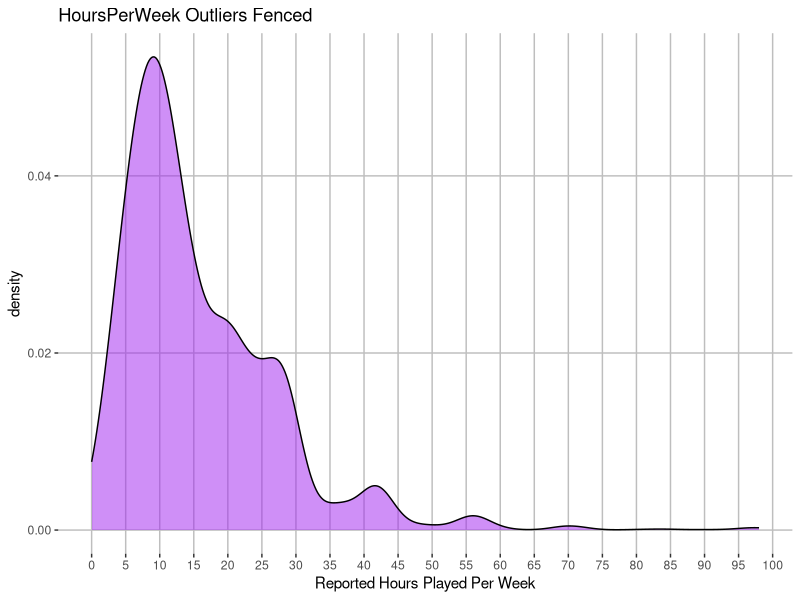
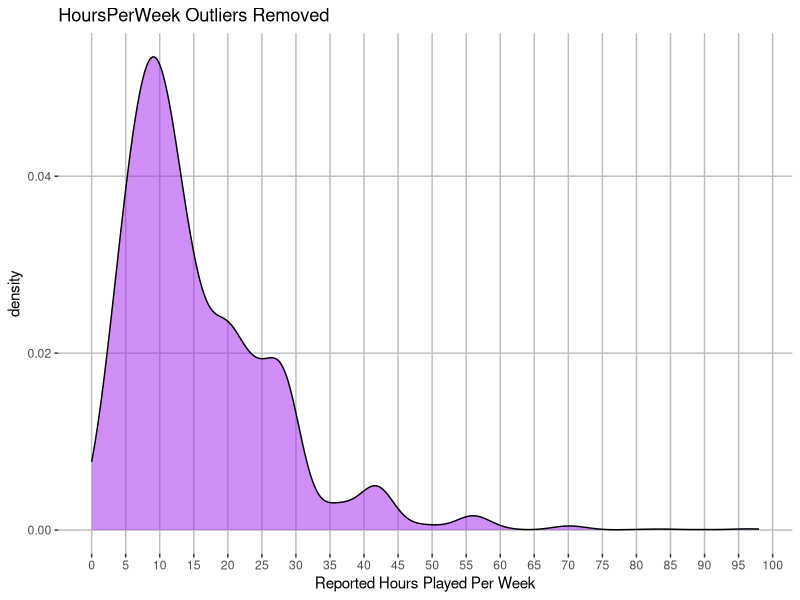
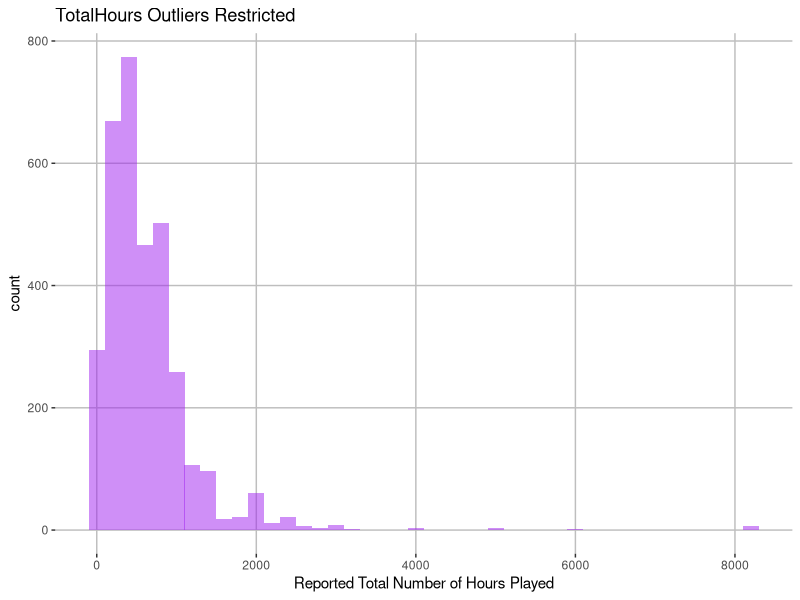
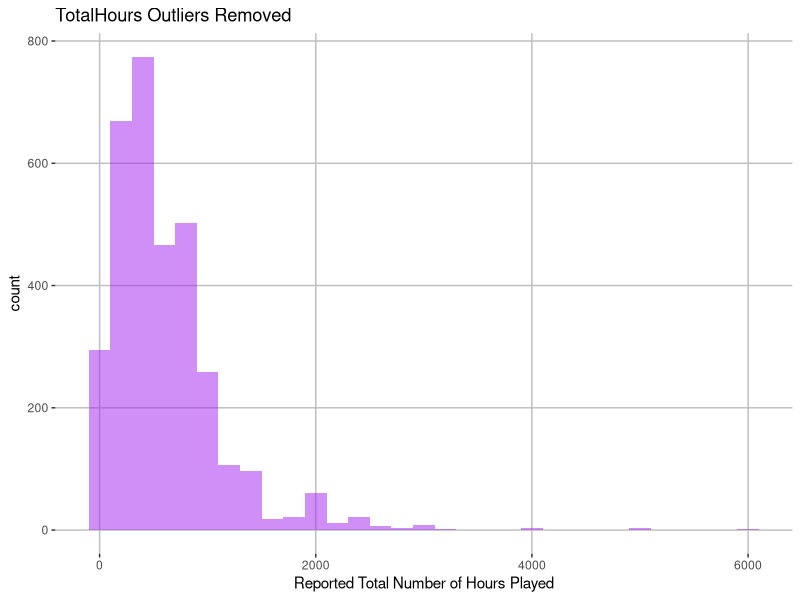
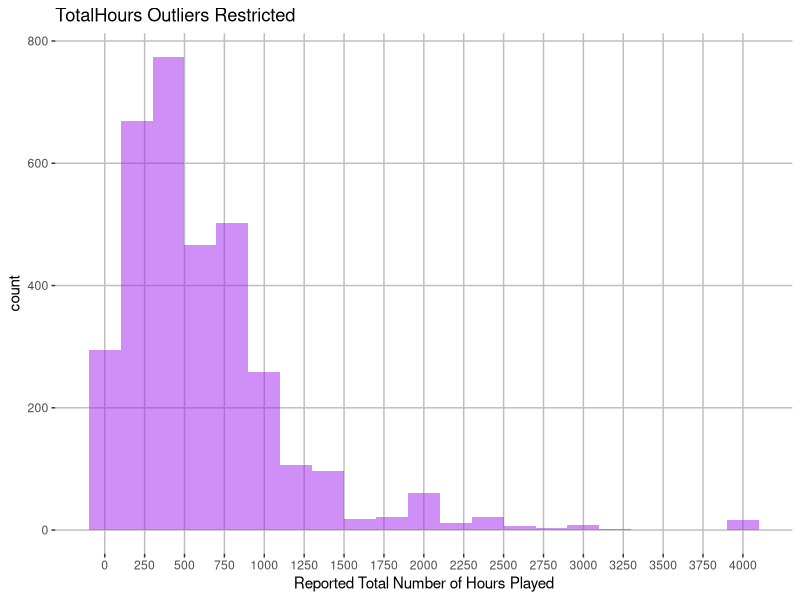
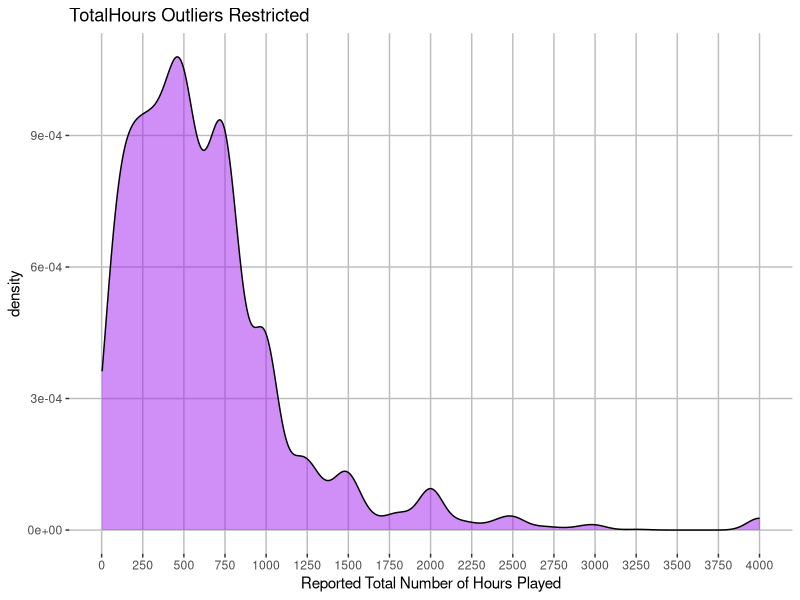
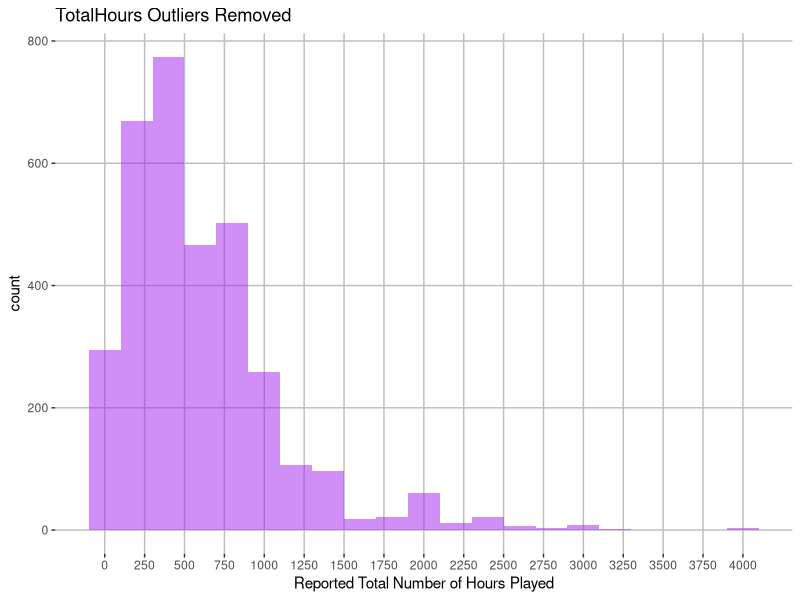
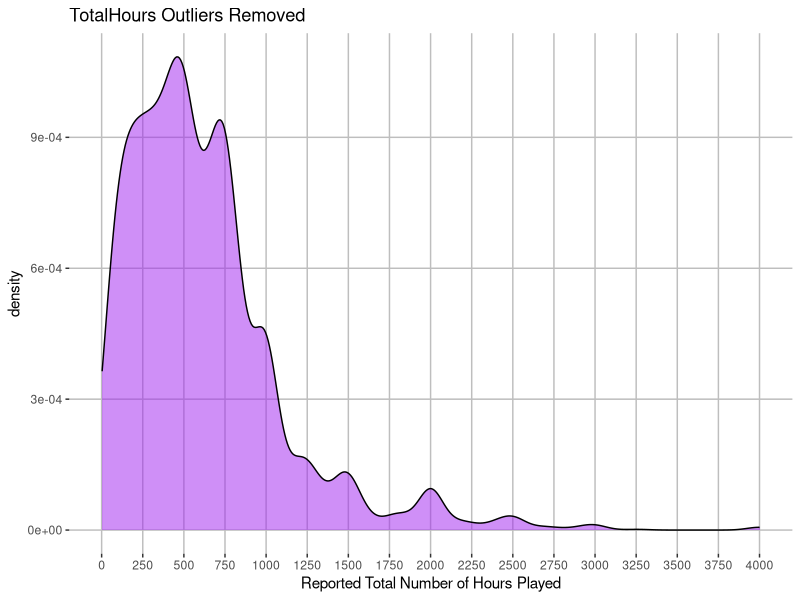

These charts were generated, in order, by the following R code:
## ---- chunk 1

library(tidyverse)

sc <- read.csv('StarCraft2ReplayAnalysis-1.csv')

#Convert factors back to integers
#Automatically replace "NULL" string values with "NA"

sc$TotalHours <- as.integer(as.character(sc$TotalHours))
sc$HoursPerWeek <- as.integer(as.character(sc$HoursPerWeek))
sc$Age <- as.integer(as.character(sc$Age))

#Add a new variable 'rank' so that the values in the included "LeagueIndex" variable are associated with the names of each league

rank <- c('Bronze', 'Silver', 'Gold', 'Platinum', 'Diamond', 'Master', 'GrandMaster', 'Professional')
rank <- factor(rank, levels = c('Bronze', 'Silver', 'Gold', 'Platinum', 'Diamond', 'Master', 'GrandMaster', 'Professional'))
sc <- mutate(sc, League = rank[LeagueIndex])

## ---- chunk 2

summary(sc$HoursPerWeek)
summary(sc$TotalHours)

## ---- chunk 3

#Restrict "HoursPerWeek" to a maximum value of 98

sc_restrict <- sc
sc_restrict$HoursPerWeek <- ifelse(sc_restrict$HoursPerWeek > 98, 98, sc_restrict$HoursPerWeek)

ggplot(sc_restrict, aes(sc_restrict$HoursPerWeek)) + geom_density(bw = 2.5, fill = 'purple', alpha = .5) + labs(x = 'Reported Hours Played Per Week', title = 'HoursPerWeek Outliers Fenced') + scale_x_continuous(breaks = c(seq(0, 100, by = 5))) + theme(panel.background = element_rect(fill = 'white'), panel.grid.major =  element_line(color = 'gray'))

#Remove data with "HoursPerWeek" values greater than 98

sc_remove <- sc
sc_remove <- filter(sc, HoursPerWeek <= 98)

summary(sc_restrict$HoursPerWeek)
summary(sc_remove$HoursPerWeek)

ggplot(sc_remove, aes(sc_remove$HoursPerWeek)) + geom_density(bw = 2.5, fill = 'purple', alpha = .5) + labs(x = 'Reported Hours Played Per Week', title = 'HoursPerWeek Outliers Removed') + scale_x_continuous(breaks = c(seq(0, 100, by = 5))) + theme(panel.background = element_rect(fill = 'white'), panel.grid.major =  element_line(color = 'gray'))

## ---- chunk 4

#Restrict "TotalHours" to a maximum value of 8,106

sc_restrict$TotalHours <- ifelse(sc_restrict$TotalHours > 8106, 8106, sc_restrict$TotalHours)
summary(sc_restrict$TotalHours)

ggplot(sc_restrict, aes(sc_restrict$TotalHours)) + geom_histogram(binwidth = 200, fill = 'purple', alpha = .5) + labs(x = 'Reported Total Number of Hours Played', title = 'TotalHours Outliers Restricted') + theme(panel.background = element_rect(fill = 'white'), panel.grid.major =  element_line(color = 'gray'))

#Remove data with "TotalHours" values greater than 8,106

sc_remove <- filter(sc_remove, TotalHours <= 8106)
summary(sc_remove$TotalHours)


ggplot(sc_remove, aes(sc_remove$TotalHours)) + geom_histogram(binwidth = 200, fill = 'purple', alpha = .5) + labs(x = 'Reported Total Number of Hours Played', title = 'TotalHours Outliers Removed') + theme(panel.background = element_rect(fill = 'white'), panel.grid.major =  element_line(color = 'gray'))

## ---- chunk 5

#Further restrict "TotalHours" to a maximum value of 4,000

sc_restrict$TotalHours <- ifelse(sc_restrict$TotalHours > 4000, 4000, sc_restrict$TotalHours)
summary(sc_restrict$TotalHours)

ggplot() + geom_histogram(data = sc_restrict, aes(x = sc_restrict$TotalHours), binwidth = 200, fill = 'purple', alpha = .5) + labs(x = 'Reported Total Number of Hours Played', title = 'TotalHours Outliers Restricted') + scale_x_continuous(breaks = c(seq(0, 4000, 250))) + theme(panel.background = element_rect(fill = 'white'), panel.grid.major =  element_line(color = 'gray'))

ggplot() + geom_density(data = sc_restrict, aes(x = sc_restrict$TotalHours), bw = 75, fill = 'purple', alpha = .5) + labs(x = 'Reported Total Number of Hours Played', title = 'TotalHours Outliers Restricted') + scale_x_continuous(breaks = c(seq(0, 4000, 250)))  + theme(panel.background = element_rect(fill = 'white'), panel.grid.major =  element_line(color = 'gray'))

#Further remove data with "TotalHours" values greater than 4,000


sc_remove <- filter(sc_remove, TotalHours <= 4000)
summary(sc_remove$TotalHours)

ggplot() + geom_histogram(data = sc_remove, aes(x = sc_remove$TotalHours), binwidth = 200, fill = 'purple', alpha = .5) + labs(x = 'Reported Total Number of Hours Played', title = 'TotalHours Outliers Removed') + scale_x_continuous(breaks = c(seq(0, 4000, 250))) + theme(panel.background = element_rect(fill = 'white'), panel.grid.major =  element_line(color = 'gray'))

ggplot() + geom_density(data = sc_remove, aes(x = sc_remove$TotalHours), bw = 75, fill = 'purple', alpha = .5) + labs(x = 'Reported Total Number of Hours Played', title = 'TotalHours Outliers Removed') + scale_x_continuous(breaks = c(seq(0, 4000, 250)))  + theme(panel.background = element_rect(fill = 'white'), panel.grid.major =  element_line(color = 'gray'))

## ---- chunk 6

summary(sc$Age)

ggplot(sc, aes(sc$Age)) + geom_histogram(binwidth = 1, fill = 'purple', alpha = .5) + scale_x_continuous(breaks = c(seq(10,44, 2))) + labs(x = 'Age of the Participant') + theme(panel.background = element_rect(fill = 'white'), panel.grid.major =  element_line(color = 'gray'))


ggplot(sc, aes(sc$Age)) + geom_density(bw = .5, fill = 'purple', alpha = .5) + labs(x = 'Age of the Participant') + theme(panel.background = element_rect(fill = 'white'), panel.grid.major =  element_line(color = 'gray')) + scale_x_continuous(breaks = c(seq(10,44, 2)))

## ---- chunk 7
summary(sc$APM)

ggplot(sc, aes(sc$APM)) + geom_density(bw = 3, fill = 'purple', alpha = .5) + labs(x = 'Actions Per Minute') + theme(panel.background = element_rect(fill = 'white'), panel.grid.major =  element_line(color = 'gray')) + scale_x_continuous(breaks = c(seq(20,400, 20)))

## ---- chunk 8

ggplot(sc, aes(sc$League, sc$APM)) + geom_boxplot(outlier.color = 'blue', fill = 'purple', alpha = 0.5) + theme(panel.background = element_rect(fill = 'white'), panel.grid.major =  element_line(color = 'gray')) + labs(x = 'League Rank', y = 'APM') + scale_y_continuous(breaks = c(seq(0, 400, 25)))

## ---- chunk 9

#Restrict APM values originating from Diamond and Master League to a maximum value of 275

sc$APM <- ifelse(sc$APM > 275 & sc$League == 'Master' | sc$APM > 275 & sc$League == 'Diamond', 275, sc$APM)

ggplot(sc, aes(sc$League, sc$APM)) + geom_boxplot(outlier.color = 'blue', fill = 'purple', alpha = 0.5) + theme(panel.background = element_rect(fill = 'white'), panel.grid.major =  element_line(color = 'gray')) + labs(x = 'League Rank', y = 'APM') + scale_y_continuous(breaks = c(seq(0, 400, 25)))

ggplot(sc, aes(sc$APM)) + geom_density(bw = 3, fill = 'purple', alpha = .5) + labs(x = 'Actions Per Minute') + theme(panel.background = element_rect(fill = 'white'), panel.grid.major =  element_line(color = 'gray')) + scale_x_continuous(breaks = c(seq(20,400, 20)))
